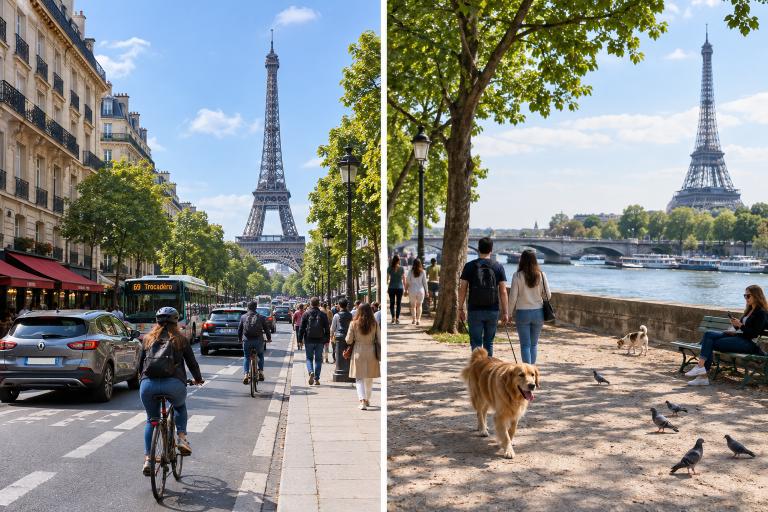
#> input picture FastAPI deployment/images/paris_cars_people.png, 1536 x 1024 px (shown at 1/2 size)
$ jupyter execute --allow-errors client.ipynb   (shell and % lines are left out)
#> lines starting #> are read from the running program, lines starting #| are printed output that depends on the picture
# Serving a Machine Learning Model with FastAPI
## Part 2 · Building a client

The server from [Part 1](server.ipynb) is only useful if something talks to it. In this notebook you write that something in Python with the [`requests`](https://requests.readthedocs.io/) library, going from a single raw HTTP call to a small reusable client with proper error handling.

> **Before you start:** the Part 1 server must be running (`start_server()` in `server.ipynb`) and listening on `http://127.0.0.1:8000`.

```text
  this notebook                         Part 1 server
 +----------------+  1. GET  /models     +----------------------+
 | DetectionClient| -------------------> |                      |
 |  (requests)    |  2. POST /predict/*  |  FastAPI + YOLO      |
 |                | -------------------> |                      |
 |                | <------------------- |                      |
 +----------------+  JSON  /  JPEG bytes +----------------------+
```

**What you will learn**

- How a request URL is built: host, port, path, query string
- Sending **GET** and **POST** requests with `requests`, including **file uploads** (`multipart/form-data`)
- Reading status codes, headers, JSON and binary bodies
- Wrapping raw HTTP in a reusable client: sessions, timeouts, error handling
- Using the same API from the terminal with `curl`

**Requirements:** Python 3.9+, the running Part 1 server, and the test image `images/paris_cars_people.png` that ships with the notebooks (the same `images/` folder as Part 1).

| Section | Topic |
|---|---|
| 1 | Setup |
| 2 | Anatomy of a request |
| 3 | Raw calls: GET, then POST with a file |
| 4 | A reusable client class |
| 5 | Putting the API to work |
| 6 | When things go wrong: error handling |
| 7 | The same calls with `curl` |
| 8 | Cheat sheet and takeaways |

## 1 · Setup

[cell 1]
import statistics
import time
from collections import Counter
from pathlib import Path
from urllib.parse import parse_qs, urlsplit

import requests
from IPython.display import Image, display
from PIL import Image as PILImage      # only used to crop pictures in section 5

[cell 2]
BASE_URL = "http://127.0.0.1:8000"     # where the Part 1 server listens
IMAGES_DIR = Path("images")            # shared with Part 1
TEST_IMAGE = IMAGES_DIR / "paris_cars_people.png"

if not TEST_IMAGE.exists():
    raise FileNotFoundError(f"{TEST_IMAGE} not found: put the test image there, or change TEST_IMAGE.")

print(f"{TEST_IMAGE.name}: {TEST_IMAGE.stat().st_size / 1e6:.1f} MB")
display(Image(filename=str(TEST_IMAGE), width=700))

## 2 · Anatomy of a request

Everything a client does is built from a URL plus a few extras. Python's standard library can take a URL apart, which makes the pieces easy to see:

[cell 3]
url = f"{BASE_URL}/predict/json?model=yolov4-tiny&confidence=0.5"
parts = urlsplit(url)

print("scheme :", parts.scheme)                # protocol
print("host   :", parts.hostname)              # which machine
print("port   :", parts.port)                  # which program on that machine
print("path   :", parts.path)                  # which endpoint
print("query  :", parse_qs(parts.query))       # parameters after '?'

| Piece | Example | Role |
|---|---|---|
| scheme | `http` | the protocol (`https` = encrypted) |
| host | `127.0.0.1` | the machine; `127.0.0.1` / `localhost` means "this computer" |
| port | `8000` | the program listening on that machine |
| path | `/predict/json` | the endpoint, i.e. which function runs |
| query | `?model=...&confidence=...` | small named parameters |

Query parameters carry small, simple values. A file does not fit in a URL, so it travels in the request **body** as `multipart/form-data`. With `requests` you never build either by hand: `params=` URL-encodes the query string and `files=` builds the multipart body.

## 3 · Raw calls

### GET: read something

A `GET` needs no payload. Start with the endpoints that report on the server itself, and inspect every part of the response:

> A `ConnectionError` here means the server is not running: start it in Part 1.

#> (a cell that did not finish here is left out)

Always pass a **`timeout`**. Without one, `requests` waits forever if the server stops answering and your program hangs.

### POST: send an image, receive JSON

Here `params=` fills the query string and `files=` uploads the image. The key `"file"` must match the parameter name the server declared (`file`), otherwise the server answers 422.

#> (a cell that did not finish here is left out)

The JSON holds the model used, the number of objects and, per object, a `label`, a `confidence` and a `box` (`[x1, y1, x2, y2]` in pixels).

### POST: send an image, receive an image

The other endpoint returns the picture with boxes drawn on it. The body is now **binary**, not JSON, so read `response.content`. Metadata can still travel in headers (here, `X-Object-Count`).

#> (a cell that did not finish here is left out)

**Reading a response**

| Attribute | Gives you | Use it for |
|---|---|---|
| `.status_code`, `.ok` | the number / `True` for any 2xx or 3xx | did it work? |
| `.headers` | case-insensitive dict | content type, custom metadata |
| `.json()` | parsed Python object | JSON bodies |
| `.text` | decoded string | HTML, plain text, error pages |
| `.content` | raw `bytes` | images, files |
| `.raise_for_status()` | raises on 4xx / 5xx | quick failure handling |

## 4 · A reusable client class

The raw calls repeat the same boilerplate. A small class removes it and gives every call the same behaviour:

- a **`Session`** reuses the connection between calls (faster than reconnecting each time),
- a default **timeout**,
- **one place** that turns HTTP errors into a Python exception carrying the server's explanation,
- parameters are only sent when given, so the **server owns the defaults** and the client never duplicates them.

[cell 7]
class APIError(Exception):
    """The server answered with an error status (4xx or 5xx)."""

    # [4 lines left out: function __init__, not called in this run]


#> (the rest of this cell did not finish here and is left out)

#> (a cell that did not finish here is left out)

## 5 · Putting the API to work

### Use the JSON in your own logic

Returning structured data is what makes the API useful to programs: count objects, filter them, trigger actions.

#> (a cell that did not finish here is left out)

### Several images at once: tiling

Part 1 showed that the network sees small objects better when it gets a smaller picture. A client can exploit that **without any change to the server**: cut the test picture into its two scenes and send each one as a separate request.

[cell 10]
SCENES_DIR = Path("scenes")
SCENES_DIR.mkdir(exist_ok=True)

with PILImage.open(TEST_IMAGE) as picture:
#> picture is the input picture: PIL image 1536x1024 RGBA; mean R, G, B, A 136.7, 138.3, 134.6, 255
    middle = picture.width // 2
    picture.crop((0, 0, middle, picture.height)).save(SCENES_DIR / "street.png")
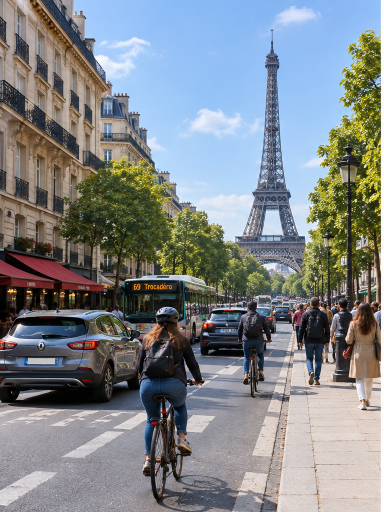
#> saved as street.png: PIL image 768x1024 RGBA (shown at 1/2 size); mean R, G, B, A 128.4, 133.5, 136.9, 255
    picture.crop((middle, 0, picture.width, picture.height)).save(SCENES_DIR / "riverside.png")
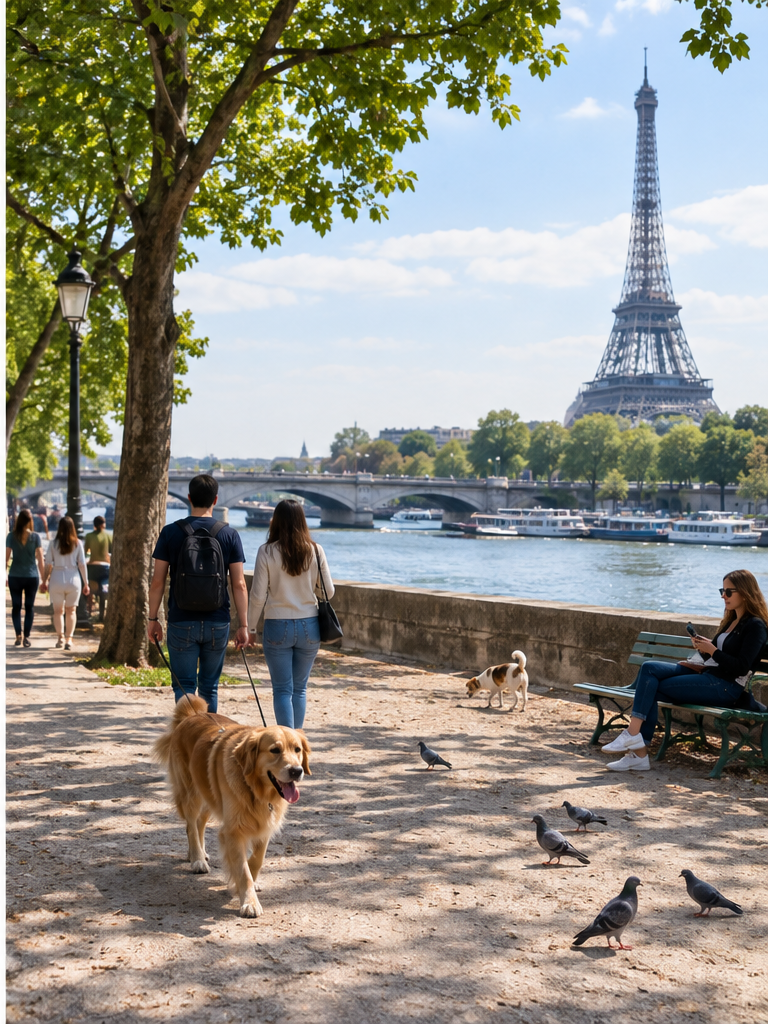
#> saved as riverside.png: PIL image 768x1024 RGBA; mean R, G, B, A 144.9, 143.2, 132.3, 255

views = {
    "whole image": TEST_IMAGE,
    "street": SCENES_DIR / "street.png",
    "riverside": SCENES_DIR / "riverside.png",
}
THRESHOLDS = (0.8, 0.5, 0.3, 0.2)

print(f"{'view':<14}" + "".join(f"conf>{t:<7}" for t in THRESHOLDS))
#> (the rest of this cell did not finish here and is left out)

$ run again, with FastAPI deployment/images/field_techs_and_cars.png copied over FastAPI deployment/images/paris_cars_people.png
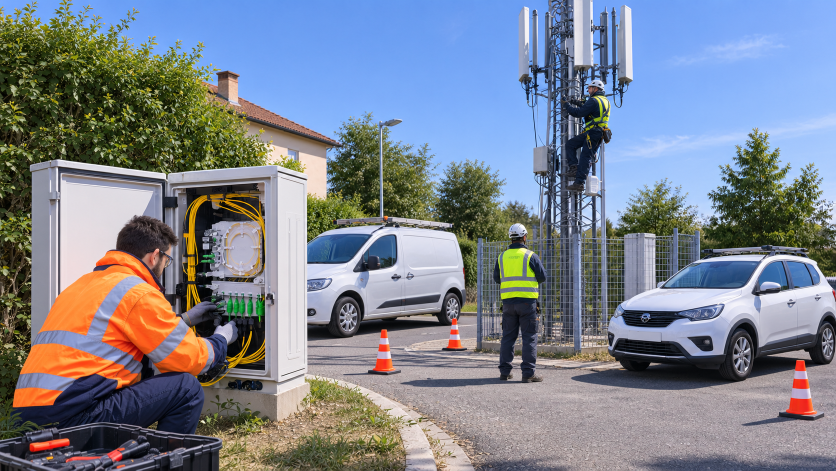
#> input picture FastAPI deployment/images/field_techs_and_cars.png, 1672 x 941 px (shown at 1/2 size)
#> picture is the input picture: PIL image 1672x941 RGB; mean R, G, B 124.4, 131, 142.8
#> `picture.crop((0, 0, middle, picture.height)).save(SCENES_DIR / "street..`:
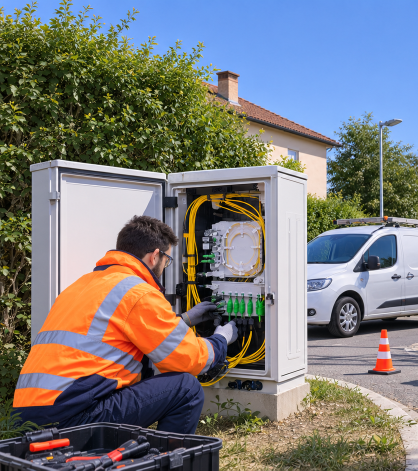
#> saved as street.png: PIL image 836x941 RGB (shown at 1/2 size); mean R, G, B 122.3, 121.2, 120.5
#> `picture.crop((middle, 0, picture.width, picture.height)).save(SCENES_D..`:
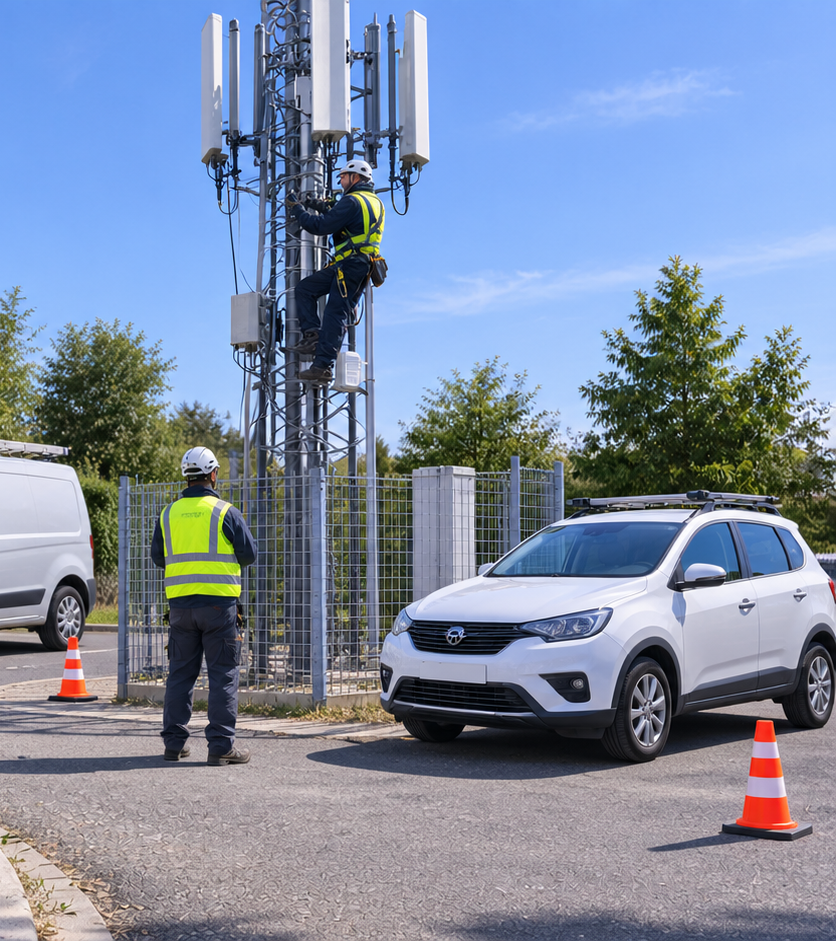
#> saved as riverside.png: PIL image 836x941 RGB; mean R, G, B 126.5, 140.8, 165.2

$ run again, with FastAPI deployment/images/telco_yolo_test.png copied over FastAPI deployment/images/paris_cars_people.png
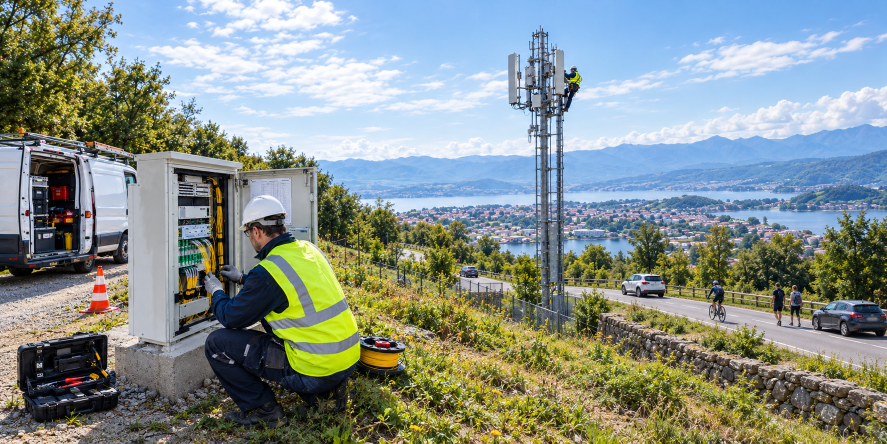
#> input picture FastAPI deployment/images/telco_yolo_test.png, 1774 x 887 px (shown at 1/2 size)
#> picture is the input picture: PIL image 1774x887 RGB; mean R, G, B 134.5, 145.6, 141.3
#> `picture.crop((0, 0, middle, picture.height)).save(SCENES_DIR / "street..`:
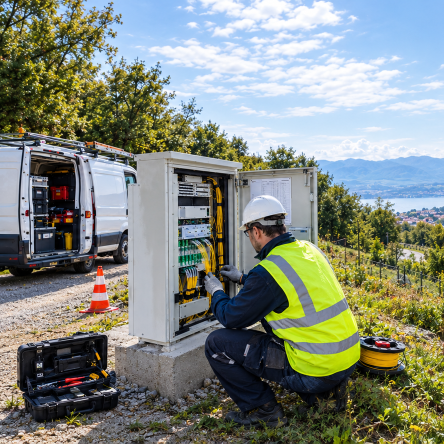
#> saved as street.png: PIL image 887x887 RGB (shown at 1/2 size); mean R, G, B 131, 137.7, 127.8
#> `picture.crop((middle, 0, picture.width, picture.height)).save(SCENES_D..`:
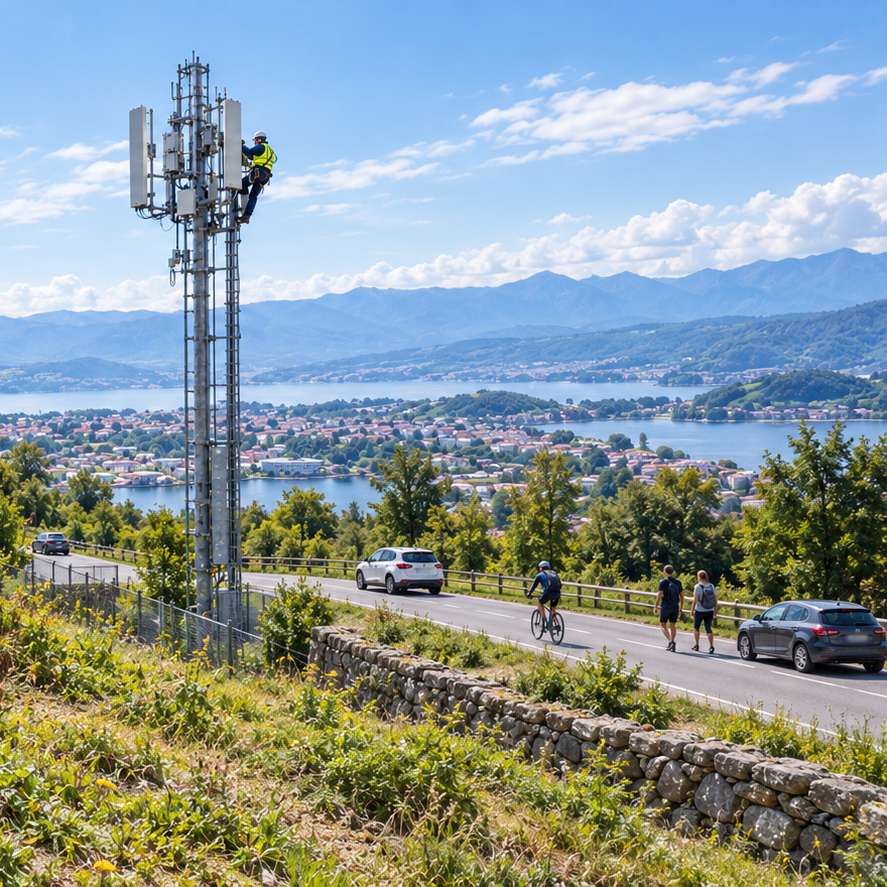
#> saved as riverside.png: PIL image 887x887 RGB; mean R, G, B 138.1, 153.4, 154.7
